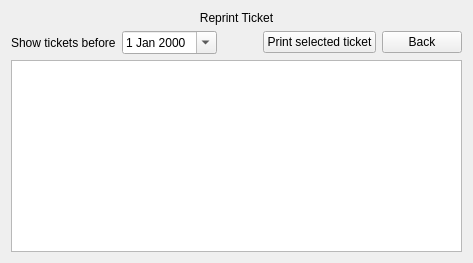
      <widget class="QWidget" name="pageTickets">
       <layout class="QVBoxLayout" name="verticalLayout_2">
        <item>
         <widget class="QLabel" name="label_2">
          <property name="text">
           <string>Reprint Ticket</string>
          </property>
          <property name="alignment">
           <set>Qt::AlignCenter</set>
          </property>
         </widget>
        </item>
        <item>
         <layout class="QHBoxLayout" name="horizontalLayout">
          <item>
           <widget class="QLabel" name="lblTicketDatePicker">
            <property name="text">
             <string>Show tickets before</string>
            </property>
           </widget>
          </item>
          <item>
           <widget class="QDateEdit" name="editTicketDatePicker">
            <property name="calendarPopup">
             <bool>true</bool>
            </property>
           </widget>
          </item>
          <item>
           <spacer name="horizontalSpacer">
            <property name="orientation">
             <enum>Qt::Horizontal</enum>
            </property>
            <property name="sizeHint" stdset="0">
             <size>
              <width>40</width>
              <height>20</height>
             </size>
            </property>
           </spacer>
          </item>
          <item>
           <widget class="QPushButton" name="btnTicketPrint">
            <property name="text">
             <string>Print selected ticket</string>
            </property>
           </widget>
          </item>
          <item>
           <widget class="QPushButton" name="btnTicketDone">
            <property name="text">
             <string>Back</string>
            </property>
           </widget>
          </item>
         </layout>
        </item>
        <item>
         <widget class="QTableView" name="ticketView"/>
        </item>
       </layout>
      </widget>
